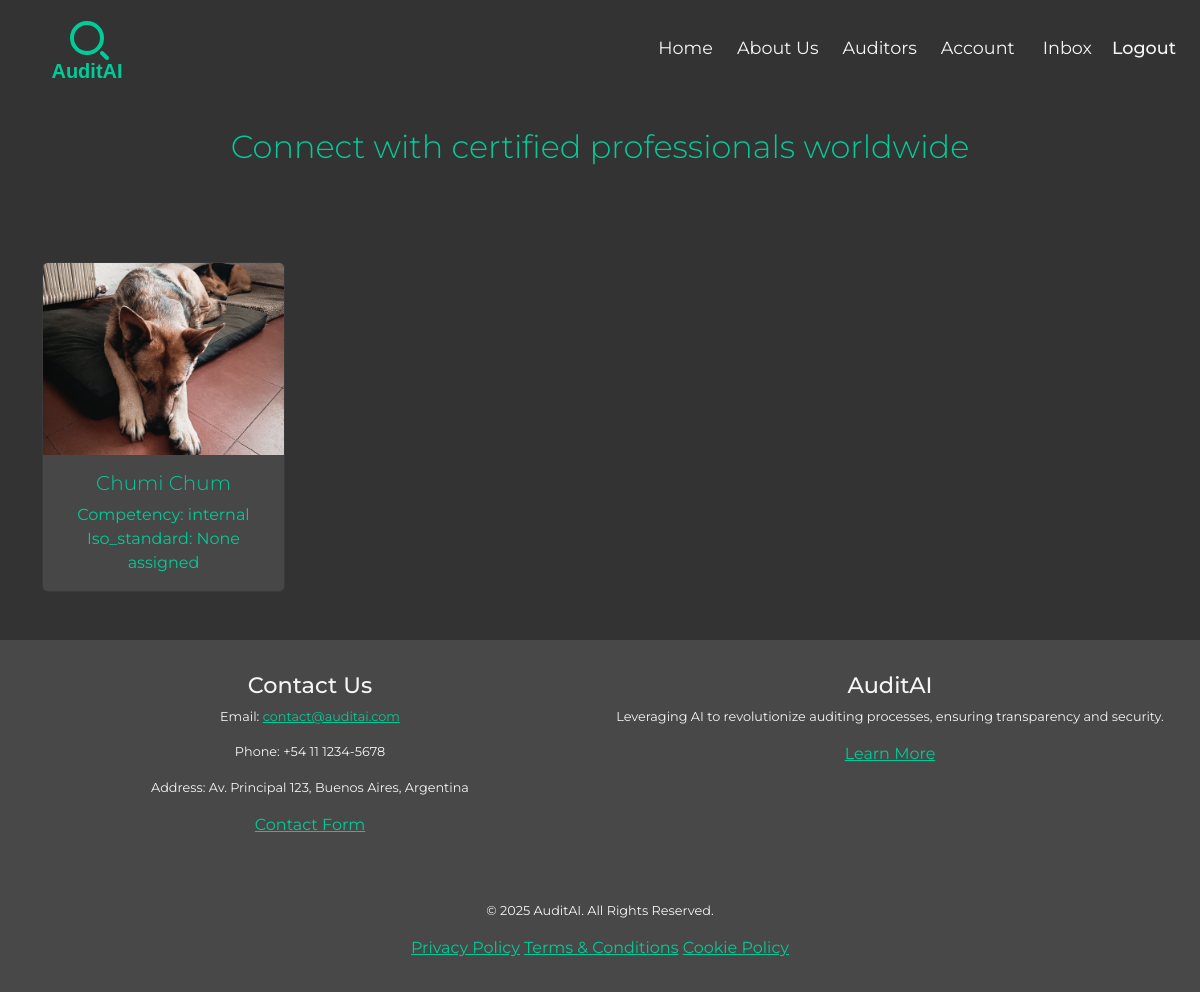
/auditors/ (signed in), run on the app's committed database.
### auditors/models.py (models this page shows, shortened)
class AuditorProfile(models.Model):
    AUDITOR_ROLE_CHOICES = [
    ('internal', 'Internal Auditor'),
    ('lead', 'Lead Auditor'),
    ('external', 'External Auditor'),
]
    user = models.OneToOneField(CustomUser, on_delete=models.CASCADE)
    name = models.CharField(max_length= 50 )
    surname = models.CharField(max_length= 50)
    document = models.CharField(max_length=60, unique=True)
    phone = models.CharField(max_length=50)
    bio = models.TextField(null=True, blank=True)
    profile_image = models.ImageField(  upload_to='auditors/profile_images', default= 'auditors/profile_images/default.png',  null=True, blank=True)
    country = models.ForeignKey("Country", on_delete=models.SET_NULL, null = True )
    location = models.CharField( max_length=80 )
    competency = models.CharField(max_length= 50, choices= AUDITOR_ROLE_CHOICES, blank=True, null=True)
    iso_standards = models.ManyToManyField('IsoStandard', blank = True)

### auditors/views/auditors.py (the view)
# urls.py: path('', AuditorsView.as_view(), name = 'auditors'),
class AuditorsView(ListView):
    model = AuditorProfile
    template_name = 'auditors/auditors.html'
    context_object_name = 'auditors'
    paginate_by = 8
    def get_queryset(self):
        return AuditorProfile.objects.all()

### inbox/context_processors.py (called while the page is built)
def inbox_unread_count(request):
    if request.user.is_authenticated:
        count = Message.objects.filter(recipient = request.user, is_read = False).count()
    else:
        count = 0
    context = {'inbox_unread_count': count}
    return context

### auditors/templates/auditors/auditors.html
{% extends 'base.html' %}
{% block content %}
{% include 'navbar.html' %}
<main class="main auditors">
  <div class="container ">
    <div class="section-header">
      <h1 class="montserrat-2"> Connect with certified professionals worldwide
      </h1>
    </div>
    <div class="row g-5" >
      {% for auditor in auditors %}
      <div class="col-sm-6 col-md-4 col-lg-3">
        <a href="{% url 'auditor-profile' auditor.id %}" class="auditor__card">
        <div class="card h-100  " >
          <div class="img-wrapper">
            <img src="{{auditor.profile_image.url}}" class="card-img-top" alt="...">
          </div>
          <div class="card-body ">
            <h5 class="card-title montserrat-2 text-center">{{auditor.name.capitalize}}
              {{auditor.surname.capitalize}}</h5>
            <div class="competencies text-center ">
              <span>Competency: {{auditor.competency}}</span>
              <br>
              <span>Iso_standard: {% for standard in auditor.iso_standards.all|slice:2 %} {{standard.code}} {% if not forloop.last %}- {% endif %} {% empty %}
                None assigned{% endfor %} </span>
            </div>
          </div>
        </div>
      </a>
      </div>
      {% endfor %}
    </div>
  </div>
</main>
{% endblock %}

### static/css/base/_variables.css (style rules this page uses)
:root { --soft-mint-green: #bef3e99f; --mint-green: #00CC99; --light-grey: #F5F5F5; --dark-grey: #333333; --medium-grey: #70707057; --soft-yellow: #FFD700; --light-blue: #3aadeb; --alert-success: rgba(137, 239, 214, 0.438); --alert-error: rgba(231, 72, 72, 0.888); }

### static/css/base/_main_styles.css (style rules this page uses)
* { box-sizing: border-box; margin: 0; padding: 0; }
html { font-size: 13px; }
body { background-color: var(--dark-grey); margin: 0; padding: 0; min-height: 100vh; display: flex; flex-direction: column; font-family: 'Montserrat', serif; }
.main { margin: 2rem 0 0 0; flex: 1; display: flex; flex-direction: column; justify-content: center; align-items: center; }

### static/css/components/_forms.css (style rules this page uses)
.section-header { text-align: center; margin-bottom: 2rem; }
.section-header h1 { font-size: 2rem; color: var(--mint-green); margin-bottom: 0.5rem; }

### home/static/home/css/_home.css (style rules this page uses)
@media (min-width: 992px) { html { font-size: 16px; } }

### static/css/components/card.css (style rules this page uses)
.card { background-color: var(--medium-grey); color: var(--mint-green); }
.section-header { margin-bottom: 6rem; }
.img-wrapper { height: 12rem; overflow: hidden; }
.img-wrapper img { width: 100%; height: 100%; object-fit: cover; }

### auditors/static/auditors/css/auditor-profile.css (style rules this page uses)
.row { align-items: flex-start; }

### data on the page
AuditorProfile: profile_image (picture), name "Chumi", surname "Chum", competency "internal"
